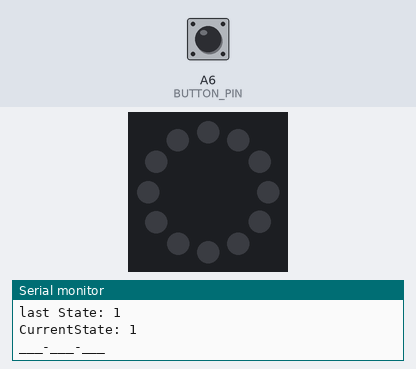
A sketch run on a simulated Arduino Mega 2560, built with avr-gcc and run on an emulated ATmega2560. On the bench: 12 RGB LEDs in a ring, first at the top, clockwise, the last lines printed to the serial monitor. Inputs (shaded band) come from the test bench; at power-on: A6 (BUTTON_PIN) HIGH. Dim RGB values are drawn brighter than linear; the strip is taken to match the declared colour order.

Above: at 2.8 s.
2.9 s: A6 (BUTTON_PIN) pulled LOW for 1.2 s
At 3.5 s:
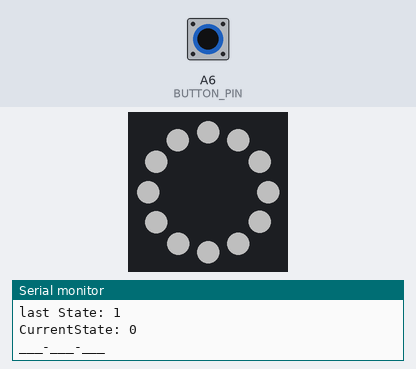
5.6 s: A6 (BUTTON_PIN) pulled LOW for 3.2 s
At 7.1 s:
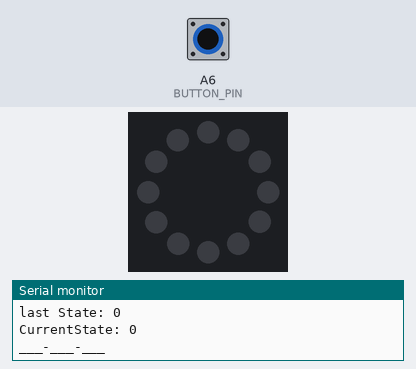
Timing chart, 0 to 8.6 s (numbered marks = the images above; inputs shaded):
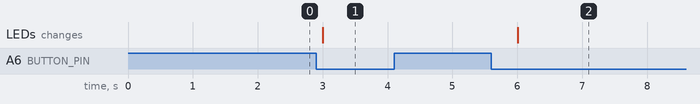

Measured:
- after the input at 2.9 s, the LEDs: change after 0.10 s (image 1)
- after the input at 5.6 s, the LEDs: change after 0.41 s (image 2)

The sketch:

Light_ring.ino
```cpp
#include <Adafruit_NeoPixel.h>

#define LED_PIN  A8
#define LED_COUNT 12
#define BUTTON_PIN A6
Adafruit_NeoPixel ring(LED_COUNT, LED_PIN, NEO_RGB + NEO_KHZ800);
int lastState = LOW; // the previous state from the input pin
bool isitOn=false;
void setup() {
  Serial.begin(115200);
  pinMode(BUTTON_PIN, INPUT_PULLUP);
  ring.begin();
  ring.setBrightness(80);
}
void greenLED();
void redLED();
void blueLED();
void RainbowLED(int delaytime);
void yellowLED();
void whiteLED();
void turnoffLED();
//main loop
void loop() {
  //push button
  int currentState = digitalRead(BUTTON_PIN);
  if(currentState == LOW && lastState==HIGH && isitOn==false){
    whiteLED();
    isitOn=true;
  }
  else if (currentState == LOW && lastState==HIGH && isitOn==true){
    isitOn=false;
    turnoffLED();
  }
  Serial.print("isitOn: ");
  Serial.println(isitOn);
  Serial.print("last State: ");
  Serial.println(lastState);
  Serial.print("CurrentState: ");
  Serial.println(currentState);
  Serial.println("___-___-___");
  lastState=currentState;
  delay(1000);
}
void whiteLED(){
  ring.setPixelColor(0, 255, 255, 255);
  ring.setPixelColor(1, 255, 255, 255);
  ring.setPixelColor(2, 255, 255, 255);
  ring.setPixelColor(3, 255, 255, 255);
  ring.setPixelColor(4, 255, 255, 255);
  ring.setPixelColor(5, 255, 255, 255);
  ring.setPixelColor(6, 255, 255, 255);
  ring.setPixelColor(7, 255, 255, 255);
  ring.setPixelColor(8, 255, 255, 255);
  ring.setPixelColor(9, 255, 255, 255);
  ring.setPixelColor(10, 255, 255, 255);
  ring.setPixelColor(11, 255, 255, 255);
  ring.setPixelColor(12, 255, 255, 255);
  ring.show();
}
void blueLED(){
  ring.setPixelColor(0, 0, 0, 255);
  ring.setPixelColor(1, 0, 0, 255);
  ring.setPixelColor(2, 0, 0, 255);
  ring.setPixelColor(3, 0, 0, 255);
  ring.setPixelColor(4, 0, 0, 255);
  ring.setPixelColor(5, 0, 0, 255);
  ring.setPixelColor(6, 0, 0, 255);
  ring.setPixelColor(7, 0, 0, 255);
  ring.setPixelColor(8, 0, 0, 255);
  ring.setPixelColor(9, 0, 0, 255);
  ring.setPixelColor(10, 0, 0, 255);
  ring.setPixelColor(11, 0, 0, 255);
  ring.setPixelColor(12, 0, 0, 255);
  ring.show();
}
void yellowLED(){
  ring.setPixelColor(0, 255, 255, 0);
  ring.setPixelColor(1, 255, 255, 0);
  ring.setPixelColor(2, 255, 255, 0);
  ring.setPixelColor(3, 255, 255, 0);
  ring.setPixelColor(4, 255, 255, 0);
  ring.setPixelColor(5, 255, 255, 0);
  ring.setPixelColor(6, 255, 255, 0);
  ring.setPixelColor(7, 255, 255, 0);
  ring.setPixelColor(8, 255, 255, 0);
  ring.setPixelColor(9, 255, 255, 0);
  ring.setPixelColor(10, 255, 255, 0);
  ring.setPixelColor(11, 255, 255, 0);
  ring.setPixelColor(12, 255, 255, 0);
  ring.show();
}
void redLED(){
  ring.setPixelColor(0, 0, 255, 0);
  ring.setPixelColor(1, 0, 255, 0);
  ring.setPixelColor(2, 0, 255, 0);
  ring.setPixelColor(3, 0, 255, 0);
  ring.setPixelColor(4, 0, 255, 0);
  ring.setPixelColor(5, 0, 255, 0);
  ring.setPixelColor(6, 0, 255, 0);
  ring.setPixelColor(7, 0, 255, 0);
  ring.setPixelColor(8, 0, 255, 0);
  ring.setPixelColor(9, 0, 255, 0);
  ring.setPixelColor(10, 0, 255, 0);
  ring.setPixelColor(11, 0, 255, 0);
  ring.setPixelColor(12, 0, 255, 0);
  ring.show();
}
void greenLED(){
  ring.setPixelColor(0, 255, 0, 0);
  ring.setPixelColor(1, 255, 0, 0);
  ring.setPixelColor(2, 255, 0, 0);
  ring.setPixelColor(3, 255, 0, 0);
  ring.setPixelColor(4, 255, 0, 0);
  ring.setPixelColor(5, 255, 0, 0);
  ring.setPixelColor(6, 255, 0, 0);
  ring.setPixelColor(7, 255, 0, 0);
  ring.setPixelColor(8, 255, 0, 0);
  ring.setPixelColor(9, 255, 0, 0);
  ring.setPixelColor(10, 255, 0, 0);
  ring.setPixelColor(11, 255, 0, 0);
  ring.setPixelColor(12, 255, 0, 0);
  ring.show();
}

void RrainbowLED(int delaytime) {
  for(int i=0; i<ring.numPixels(); i++) {
    int pixelHue = (i * 65536L / ring.numPixels());
    ring.setPixelColor(i, ring.gamma32(ring.ColorHSV(pixelHue)));
  }
  ring.show();
  delayMicroseconds(delaytime);

}
void turnoffLED(){
  ring.clear();
  ring.show();
}
```
